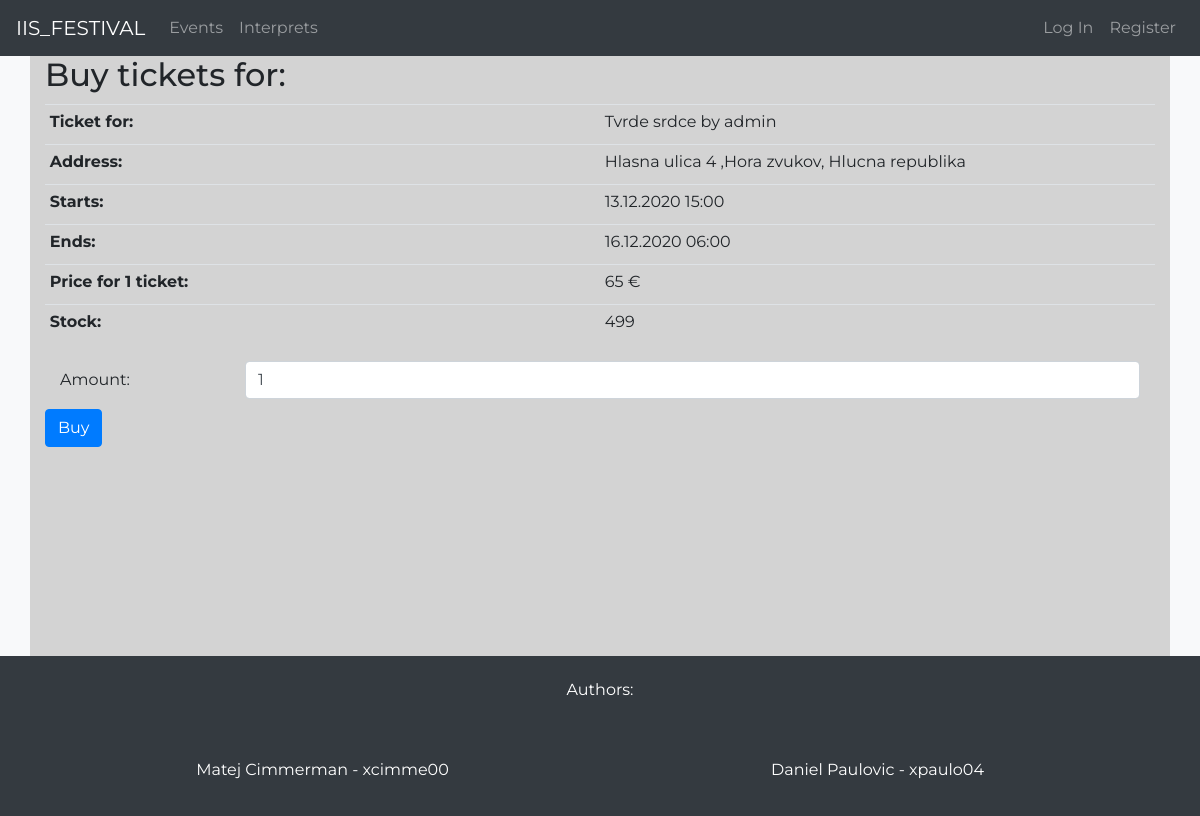
The app's page /buy_ticket.php?id=1 with its own data.
### tables this page shows
CREATE TABLE EVENTS (
    EventID int PRIMARY KEY AUTO_INCREMENT NOT NULL,
    Name varchar(128) NOT NULL,
    Describtion varchar(255),
    Address varchar(128) NOT NULL,
    Start_date varchar(32) NOT NULL,
    Start_time varchar(32) NOT NULL,
    End_date varchar(32) NOT NULL,
    End_time varchar(32) NOT NULL,
    Price float(24) NOT NULL,
    Capacity int NOT NULL,
    Reserved int NOT NULL,
    MaxCapacity int NOT NULL,
    UserID int NOT NULL,
    FOREIGN KEY (UserID) REFERENCES USERS(UserID)
);

CREATE TABLE USERS (
    UserID int PRIMARY KEY AUTO_INCREMENT NOT NULL,
    Fullname varchar(128) NOT NULL,
    Username varchar(128) NOT NULL,
    Email varchar(128) NOT NULL,
    Password varchar(128) NOT NULL,
    Mobile varchar(128) NOT NULL,
    Address varchar(128) NOT NULL,
    is_admin boolean NOT NULL,
    is_banned boolean NOT NULL
);

### src/php/includes/general_functions.include.php (called while the page is built, shortened)
<?php
function user_exists_byid($conn, $id)
{
    $sql = "SELECT * FROM USERS WHERE UserID = ?;";
    $stmt = mysqli_stmt_init($conn);
    if(!mysqli_stmt_prepare($stmt, $sql))
    {
        header("location: ../../event.php?error=stmt_failed");
        exit();
    }
    mysqli_stmt_bind_param($stmt, "i", $id);
    mysqli_stmt_execute($stmt);
    $result_date = mysqli_stmt_get_result($stmt);
    if($row = mysqli_fetch_assoc($result_date))
    {
        return $row;
    }
    else
    {
        $result = false;
        return $result;
    }
}
function event_exists_byid($conn, $id)
{
    $sql = "SELECT * FROM EVENTS WHERE EventID = ?;";
    $stmt = mysqli_stmt_init($conn);
    if(!mysqli_stmt_prepare($stmt, $sql))
    {
        header("location: ../../event.php?error=stmt_failed");
        exit();
    }
    mysqli_stmt_bind_param($stmt, "i", $id);
    mysqli_stmt_execute($stmt);
    $result = mysqli_stmt_get_result($stmt);
    if($row = mysqli_fetch_assoc($result))
    {
        return $row;
    }
    else
    {
        $result = false;
        return $result;
    }
}

### src/buy_ticket.php (the view, shortened to what this page needs)
<?php
    include_once 'header.php';
?>
    <div class="container fullscreen-container">
        <?php
            if(isset($_GET["id"]))
            {
                require_once 'php/includes/database_handler.include.php';
                require_once 'php/includes/general_functions.include.php';
                if($event = event_exists_byid($conn, $_GET["id"]))
                {
                    $eventid = $_GET["id"];
                    $userid = $_SESSION["UserID"];
                    $evetname = $event["Name"];
                    $address =  $event["Address"];
                    $starts = $event["Start_date"]." ".$event["Start_time"];
                    $ends = $event["End_date"]." ".$event["End_time"];
                    $price =  $event["Price"];
                    $creatorID = $event["UserID"];
                    $creator = user_exists_byid($conn, $creatorID);
                    $creatorUsername = $creator["Username"];
                    $stock = $event["MaxCapacity"] - $event["Reserved"];
                    if(($event["MaxCapacity"] - $event["Reserved"]) > 0)
                    {
                        echo "
                    <h2>Buy tickets for:</h2>
                    <form class=\"register-form\" action=\"php/includes/buy_ticket.include.php\" method=\"post\">
                    <input type=\"hidden\" id=\"eventid\" name=\"eventid\" value=\"$eventid\">
                    <input type=\"hidden\" id=\"userid\" name=\"userid\" value=\"$userid\">
                        <table class=\"table table-sm\" id=\"table_edit\">
                            <tr>
                                <th scope=\"col\">Ticket for:</th>
                                <td>$evetname by $creatorUsername</td>
                            </tr>
                            <tr>
                                <th scope=\"col\">Address:</th>
                                <td>$address</td>
                            </tr>
                            <tr>
                                <th scope=\"col\">Starts:</th>
                                <td>$starts</td>
                            </tr>
                            <tr>
                                <th scope=\"col\">Ends:</th>
                                <td>$ends</td>
                            </tr>
                            <tr>
                                <th scope=\"col\">Price for 1 ticket:</th>
                                <td>$price &euro;</td>
                            </tr>
                            <tr>
                                <th scope=\"col\">Stock:</th>
                                <td>$stock</td>
                            </tr>
                        </table>
                        <div class=\"form-group row\">
                            <label for=\"amount\" class=\"col-sm-2 col-form-label\">Amount: </label>
                            <div class=\"col-sm-10\">
                                <input type=\"number\" name=\"amount\" class=\"form-control\" id=\"amount\" placeholder=\"1\" value=\"1\" min=\"1\" max=\"$stock\">
                            </div>
                        </div>
                        <button type=\"submit\" name=\"submit\" class=\"btn btn-primary\">Buy</button>
                    </form>
                        ";
                    }
                }
                else
                {
                    echo "<p>Event doesnt exist.</p>";
                }
            }
            else
            {
                echo "<p>Event not found.</p>";
            }
        ?>
    </div>
<?php
    include_once 'footer.php';
?>

### src/css/main.css (style rules this page uses)
body { font-family: 'Montserrat',sans-serif; min-height: 100%; }
.row { width: 100%; margin: 0; padding: 0; }
.form-group { margin-bottom: 10px; }
.fullscreen-container { min-height: 75vh; background-color: lightgray; }
table { border-collapse: collapse; width: 100%; margin: 10px 0 0 0; table-layout: fixed; }
table td, table th { height: 40px; max-width: 0; overflow: hidden; text-overflow: ellipsis; white-space: nowrap; text-align: left; padding: 10px; }

### records on screen
events: Name "Tvrde srdce", Address "Hlasna ulica 4 ,Hora zvukov, Hlucna republika", starts "13.12.2020 15:00", ends "16.12.2020 06:00", Price "65", stock "499"
users: Username "admin"
